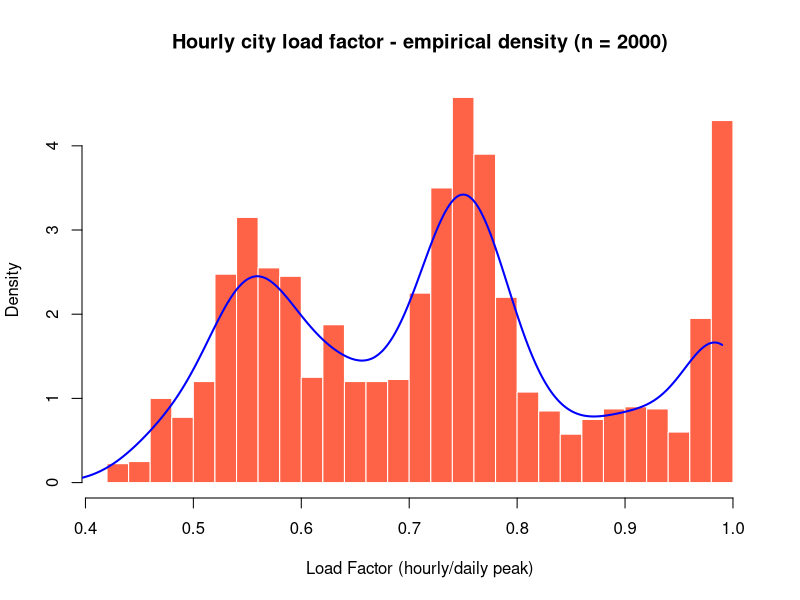

Recreate this plot in R.
rm(list = ls())
lf = read.csv("hourly_load_factor.csv")
dim(lf); head(lf); summary(lf$load_factor)
hist(lf$load_factor, breaks = 35, freq = FALSE,
     col = "tomato", border = "white", 
     xlab = "Load Factor (hourly/daily peak)",
     main = "Hourly city load factor - empirical density (n = 2000)")
lines(density(lf$load_factor,from = 0.01, to = 0.99),
      col = "blue", lwd = 2)
